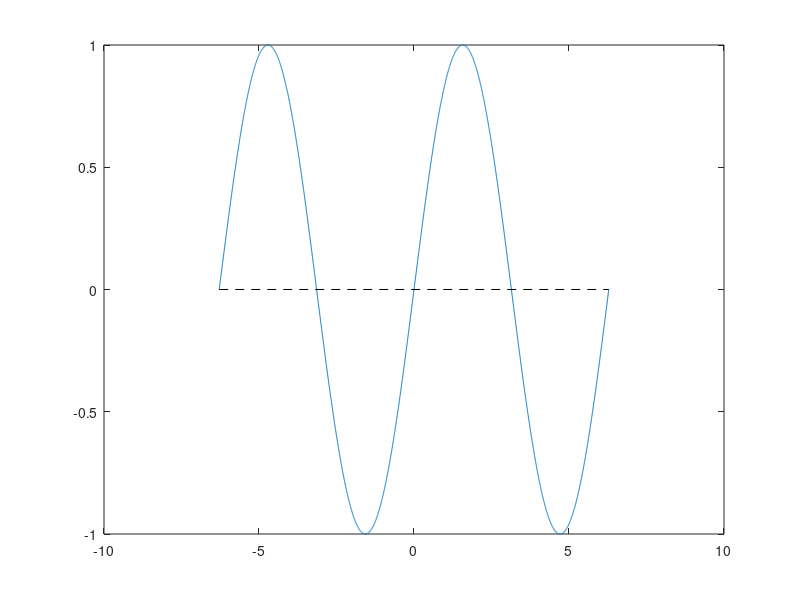

MATLAB code to generate this figure:
clear
clc

% Create matrix starting at 100 and ending at 1, then find the index of the
% element equal to 55.
matrix = linspace(100,-1,1);
x=find(matrix==46);

% Create a matrix and then find the indices of the elements where the value
% is zero.
matrix2 = [2,3,0;3,0,7;8,9,2];
indices = find(matrix2==0); 
% The find function returns LINEAR indices (where the order goes down the
% first column to the bottom, then back up to the top of the second
% column).

% Plot a sine curve over -2pi, 2pi. olot(x) takes a vector for both x and
% y.
xaxis = -2*pi:pi/1000:2*pi;
plot(xaxis,sin(xaxis))

% Add an x axis to the graph without generating a new graph. First, set the
% plot state to hold, then add a horizontal line to it.
hold on
plot([-2*pi,2*pi],[0,0],'k--')
